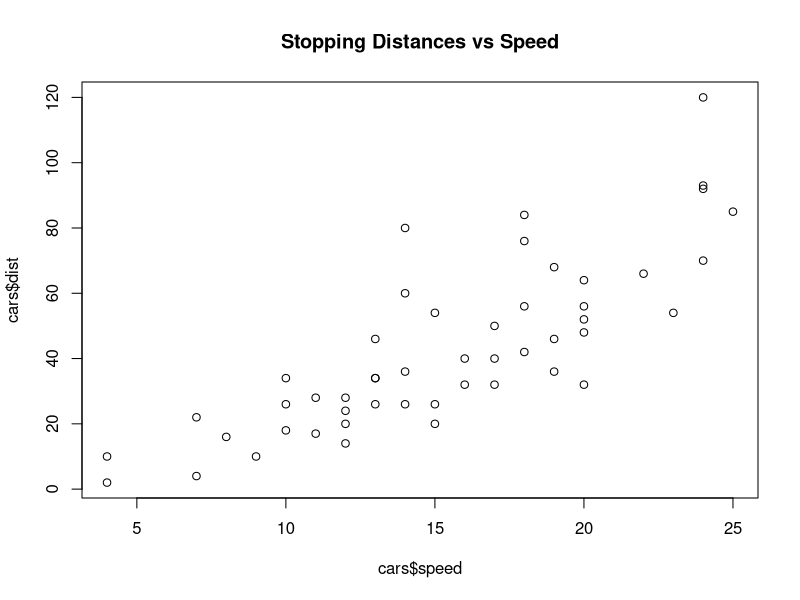

Reproduce this figure in R.
## ---- chunk 1
# Simple code to demonstrate the console output with the built-in 'cars' dataset
summary(cars)
## ---- chunk 2
# Basic data visualization in the Plots panel
plot(cars$speed, cars$dist, main = "Stopping Distances vs Speed")
## ---- chunk 3
# Using the Help panel to access documentation
?summary
## ---- chunk 4

# a simple function and viewing it in the Source panel
# ideal for reusing the same code
my_mean_function <- function(x) {
  sum(x) / length(x)
}
my_mean_function(cars$speed)

# TODO: add screenshots and diagrams to visually guide through the RStudio interface.
